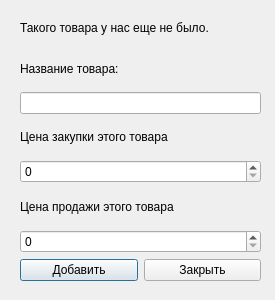
<?xml version="1.0" encoding="UTF-8"?>
<ui version="4.0">
 <class>Dialog</class>
 <widget class="QDialog" name="Dialog">
  <property name="geometry">
   <rect>
    <x>0</x>
    <y>0</y>
    <width>275</width>
    <height>300</height>
   </rect>
  </property>
  <property name="windowTitle">
   <string>Dialog</string>
  </property>
  <widget class="QWidget" name="">
   <property name="geometry">
    <rect>
     <x>20</x>
     <y>10</y>
     <width>241</width>
     <height>271</height>
    </rect>
   </property>
   <layout class="QVBoxLayout" name="verticalLayout">
    <item>
     <layout class="QVBoxLayout" name="verticalLayout_2">
      <item>
       <widget class="QLabel" name="label_4">
        <property name="text">
         <string>Такого товара у нас еще не было.</string>
        </property>
       </widget>
      </item>
      <item>
       <widget class="QLabel" name="label">
        <property name="text">
         <string>Название товара:</string>
        </property>
       </widget>
      </item>
      <item>
       <widget class="QLineEdit" name="lineEdit"/>
      </item>
      <item>
       <widget class="QLabel" name="label_3">
        <property name="text">
         <string>Цена закупки этого товара</string>
        </property>
       </widget>
      </item>
      <item>
       <widget class="QSpinBox" name="spinBox">
        <property name="maximum">
         <number>1000000000</number>
        </property>
       </widget>
      </item>
      <item>
       <widget class="QLabel" name="label_2">
        <property name="text">
         <string>Цена продажи этого товара</string>
        </property>
       </widget>
      </item>
      <item>
       <widget class="QSpinBox" name="spinBox_2">
        <property name="maximum">
         <number>1000000000</number>
        </property>
       </widget>
      </item>
     </layout>
    </item>
    <item>
     <layout class="QHBoxLayout" name="horizontalLayout">
      <item>
       <widget class="QPushButton" name="pushButton">
        <property name="text">
         <string>Добавить</string>
        </property>
       </widget>
      </item>
      <item>
       <widget class="QPushButton" name="pushButton_2">
        <property name="text">
         <string>Закрыть</string>
        </property>
       </widget>
      </item>
     </layout>
    </item>
   </layout>
  </widget>
 </widget>
 <resources/>
 <connections/>
</ui>
